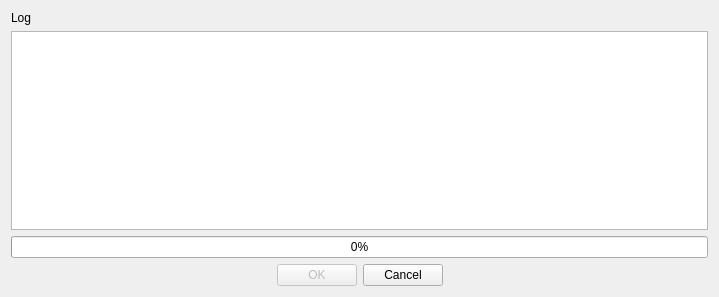
<?xml version="1.0" encoding="UTF-8"?>
<ui version="4.0">
 <class>ProgressDialog</class>
 <widget class="QDialog" name="ProgressDialog">
  <property name="geometry">
   <rect>
    <x>0</x>
    <y>0</y>
    <width>719</width>
    <height>297</height>
   </rect>
  </property>
  <property name="windowTitle">
   <string>Work in progress</string>
  </property>
  <layout class="QGridLayout" name="gridLayout_2">
   <item row="0" column="0">
    <layout class="QGridLayout" name="gridLayout">
     <item row="0" column="0">
      <widget class="QLabel" name="label">
       <property name="text">
        <string>Log</string>
       </property>
      </widget>
     </item>
     <item row="1" column="0" colspan="2">
      <widget class="QPlainTextEdit" name="log_textedit">
       <property name="autoFillBackground">
        <bool>false</bool>
       </property>
       <property name="readOnly">
        <bool>true</bool>
       </property>
       <property name="plainText">
        <string/>
       </property>
      </widget>
     </item>
     <item row="2" column="0" colspan="2">
      <widget class="QProgressBar" name="progress_bar">
       <property name="value">
        <number>0</number>
       </property>
       <property name="textVisible">
        <bool>true</bool>
       </property>
       <property name="orientation">
        <enum>Qt::Horizontal</enum>
       </property>
       <property name="invertedAppearance">
        <bool>false</bool>
       </property>
       <property name="textDirection">
        <enum>QProgressBar::TopToBottom</enum>
       </property>
      </widget>
     </item>
     <item row="3" column="0" colspan="2">
      <layout class="QHBoxLayout" name="horizontalLayout">
       <item>
        <spacer name="horizontalSpacer">
         <property name="orientation">
          <enum>Qt::Horizontal</enum>
         </property>
         <property name="sizeHint" stdset="0">
          <size>
           <width>40</width>
           <height>20</height>
          </size>
         </property>
        </spacer>
       </item>
       <item>
        <widget class="QPushButton" name="ok_button">
         <property name="enabled">
          <bool>false</bool>
         </property>
         <property name="minimumSize">
          <size>
           <width>75</width>
           <height>0</height>
          </size>
         </property>
         <property name="text">
          <string>OK</string>
         </property>
        </widget>
       </item>
       <item>
        <widget class="QPushButton" name="close_button">
         <property name="minimumSize">
          <size>
           <width>75</width>
           <height>0</height>
          </size>
         </property>
         <property name="text">
          <string>Cancel</string>
         </property>
        </widget>
       </item>
       <item>
        <spacer name="horizontalSpacer_2">
         <property name="orientation">
          <enum>Qt::Horizontal</enum>
         </property>
         <property name="sizeHint" stdset="0">
          <size>
           <width>40</width>
           <height>20</height>
          </size>
         </property>
        </spacer>
       </item>
      </layout>
     </item>
    </layout>
   </item>
  </layout>
 </widget>
 <resources/>
 <connections>
  <connection>
   <sender>close_button</sender>
   <signal>clicked()</signal>
   <receiver>ProgressDialog</receiver>
   <slot>reject()</slot>
   <hints>
    <hint type="sourcelabel">
     <x>342</x>
     <y>298</y>
    </hint>
    <hint type="destinationlabel">
     <x>137</x>
     <y>305</y>
    </hint>
   </hints>
  </connection>
  <connection>
   <sender>ok_button</sender>
   <signal>clicked()</signal>
   <receiver>ProgressDialog</receiver>
   <slot>accept()</slot>
   <hints>
    <hint type="sourcelabel">
     <x>267</x>
     <y>291</y>
    </hint>
    <hint type="destinationlabel">
     <x>54</x>
     <y>283</y>
    </hint>
   </hints>
  </connection>
 </connections>
</ui>
